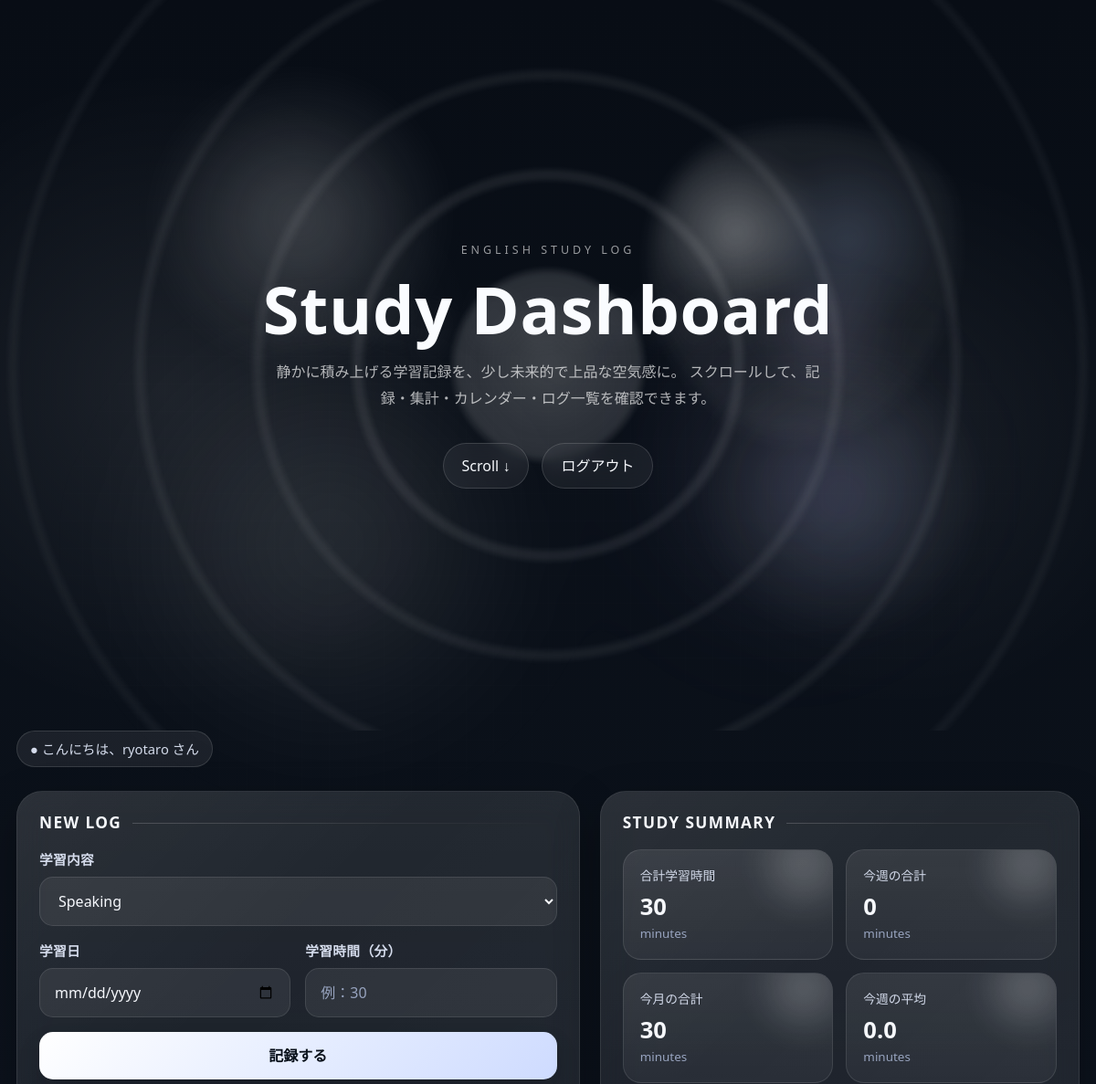
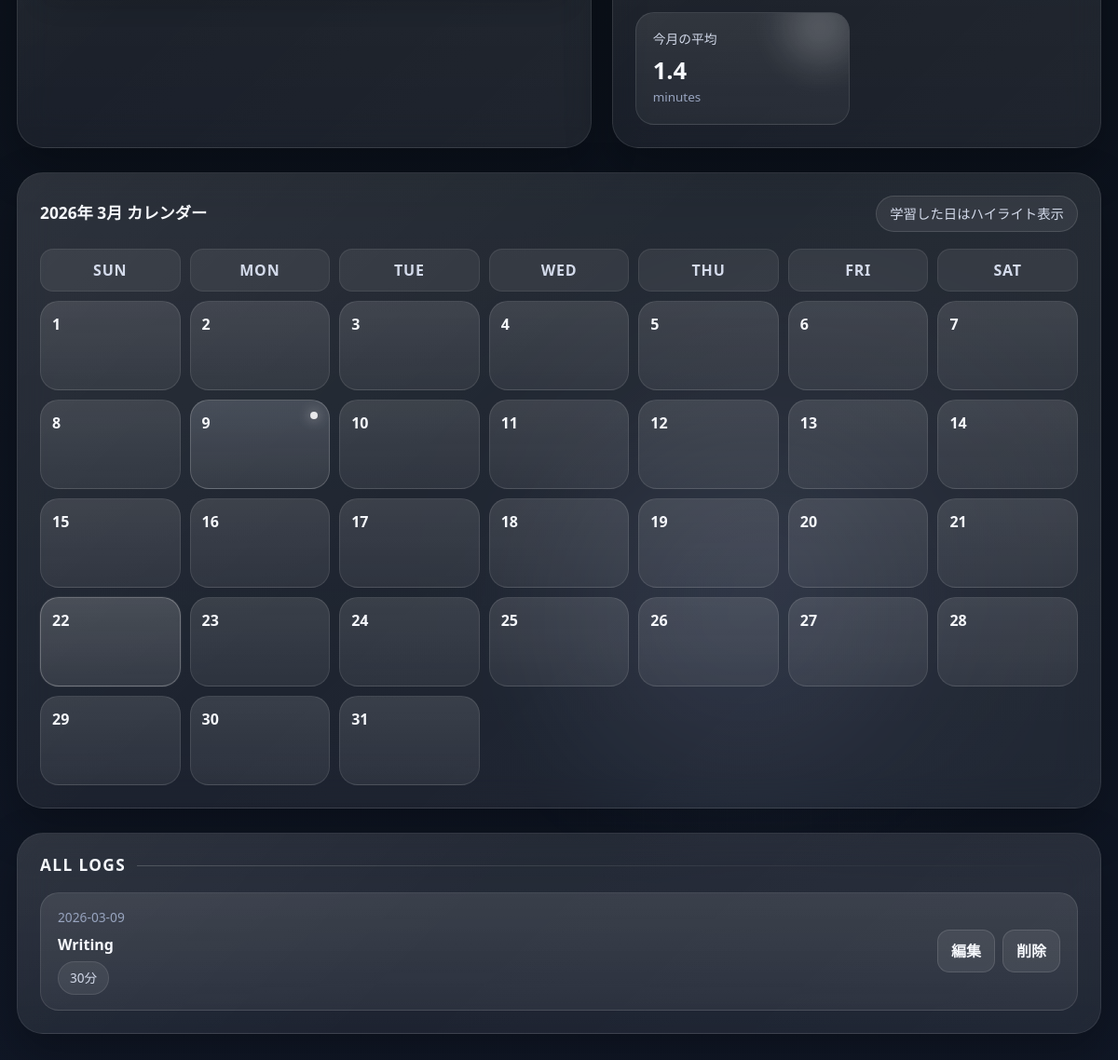
The page / (signed in) on the database its author committed (2 pictures, top to bottom).
### tables this page shows
CREATE TABLE logs (
            id INTEGER PRIMARY KEY AUTOINCREMENT,
            content TEXT NOT NULL,
            time TEXT NOT NULL
        , study_date TEXT, user_id INTEGER);

### app.py (the view, shortened to what this page needs)
@app.route('/', methods=['GET', 'POST'])
def home():
    if "user_id" not in session:
        return redirect(url_for("login"))
    conn = get_db_connection()
    logs = conn.execute(
    "SELECT * FROM logs WHERE user_id = ? ORDER BY study_date DESC",
    (session["user_id"],)
    ).fetchall()
    selected_date = request.args.get("selected_date")
    selected_logs = []
    if selected_date:
            selected_logs = conn.execute(
                "SELECT * FROM logs WHERE study_date = ? AND user_id = ? ORDER BY id DESC",
                (selected_date, session["user_id"])
            ).fetchall()
    today_obj = date.today()
    year = today_obj.year
    month = today_obj.month
    cal = calendar.Calendar(firstweekday=6)
    month_days = cal.monthdayscalendar(year, month)
    study_dates = conn.execute(
    """
    SELECT DISTINCT study_date
    FROM logs
    WHERE user_id = ?
    AND strftime('%Y-%m', study_date) = ?
    """,
    (session["user_id"], f"{year}-{month:02d}")
).fetchall()
    study_dates = [row["study_date"] for row in study_dates]
    total_time = conn.execute(
    "SELECT SUM(time) AS total FROM logs WHERE user_id = ?",
    (session["user_id"],)
).fetchone()["total"] or 0
    weekly_total = conn.execute("""
        SELECT SUM(time) AS total
        FROM logs
        WHERE user_id = ?
        AND study_date >= date('now', 'weekday 1', '-7 days')
        AND study_date < date('now', 'weekday 1')
    """, (session["user_id"],)).fetchone()["total"] or 0
    monthly_total = conn.execute("""
        SELECT SUM(time) AS total
        FROM logs
        WHERE user_id = ?
        AND strftime('%Y-%m', study_date) = strftime('%Y-%m', 'now')
    """, (session["user_id"],)).fetchone()["total"] or 0
    weekly_avg = round(weekly_total / 7, 1)
    monthly_avg = round(monthly_total / date.today().day, 1)
    conn.close()
    return render_template(
    'index.html',
    logs=logs,
    total_time=total_time,
    weekly_total=weekly_total,
    monthly_total=monthly_total,
    weekly_avg=weekly_avg,
    monthly_avg=monthly_avg,
    year=year,
    month=month,
    month_days=month_days,
    study_dates=study_dates,
    today=today_obj.isoformat(),
    selected_date=selected_date,
    selected_logs=selected_logs,
    )

### app.py (called while the page is built)
def get_db_connection():
    conn = sqlite3.connect("database.db")
    conn.row_factory = sqlite3.Row
    return conn

### templates/index.html (shortened to what this page needs)
<!DOCTYPE html>
<html lang="ja">
<head>
    <link href="https://cdn.jsdelivr.net/npm/bootstrap@5.3.8/dist/css/bootstrap.min.css" rel="stylesheet">
</head>
<body>
    <section class="hero-screen">
        <div class="hero-rings"></div>
        <div class="hero-orb one"></div>
        <div class="hero-orb two"></div>
        <div class="hero-fluid"></div>
        <div class="hero-content">
            <p class="hero-kicker">ENGLISH STUDY LOG</p>
            <h1 class="hero-title">
                Study Dashboard
            </h1>
            <p class="hero-sub">
                静かに積み上げる学習記録を、少し未来的で上品な空気感に。
                スクロールして、記録・集計・カレンダー・ログ一覧を確認できます。
            </p>
            <div class="hero-actions">
                <a href="#main-content" class="scroll-indicator">Scroll ↓</a>
                <a href="{{ url_for('logout') }}" class="hero-btn">ログアウト</a>
            </div>
        </div>
    </section>
    <div id="main-content" class="page-wrap">
        <section class="section-block">
            <div class="top-info-bar">
                <div class="welcome-chip">● こんにちは、{{ session["username"] }} さん</div>
            </div>
        </section>
        <section class="section-block">
            <div class="dashboard-grid">
                <div class="glass-card">
                    <div class="section-title">
                        <h2>NEW LOG</h2>
                        <div class="section-line"></div>
                    </div>
                    <form method="POST">
                        <div class="form-grid">
                            <div class="form-group full">
                                <label>学習内容</label>
                                <select name="content" class="neo-select" onchange="toggleInput(this.value)">
                                    <option value="Speaking">Speaking</option>
                                </select>
                            </div>
                            <div class="form-group">
                                <label>学習日</label>
                                <input type="date" name="study_date" class="neo-input">
                            </div>
                            <div class="form-group">
                                <label>学習時間（分）</label>
                                <input type="number" name="time" class="neo-input" placeholder="例：30">
                            </div>
                            <div class="form-group full">
                                <button type="submit" class="submit-btn">記録する</button>
                            </div>
                        </div>
                    </form>
                </div>
                <div class="glass-card">
                    <div class="section-title">
                        <h2>STUDY SUMMARY</h2>
                        <div class="section-line"></div>
                    </div>
                    <div class="summary-grid">
                        <div class="summary-item">
                            <div class="summary-label">合計学習時間</div>
                            <div class="summary-value">{{ total_time }}</div>
                            <div class="summary-unit">minutes</div>
                        </div>
                        <div class="summary-item">
                            <div class="summary-label">今週の合計</div>
                            <div class="summary-value">{{ weekly_total }}</div>
                            <div class="summary-unit">minutes</div>
                        </div>
                        <div class="summary-item">
                            <div class="summary-label">今月の合計</div>
                            <div class="summary-value">{{ monthly_total }}</div>
                            <div class="summary-unit">minutes</div>
                        </div>
                        <div class="summary-item">
                            <div class="summary-label">今週の平均</div>
                            <div class="summary-value">{{ weekly_avg }}</div>
                            <div class="summary-unit">minutes</div>
                        </div>
                        <div class="summary-item">
                            <div class="summary-label">今月の平均</div>
                            <div class="summary-value">{{ monthly_avg }}</div>
                            <div class="summary-unit">minutes</div>
                        </div>
                    </div>
                </div>
            </div>
        </section>
        <section class="section-block">
            <div class="glass-card">
                <div class="calendar-head">
                    <h2>{{ year }}年 {{ month }}月 カレンダー</h2>
                    <div class="calendar-badge">学習した日はハイライト表示</div>
                </div>
                <div class="calendar-grid">
                    <div class="calendar-week">SUN</div>
                    <div class="calendar-week">MON</div>
                    <div class="calendar-week">TUE</div>
                    <div class="calendar-week">WED</div>
                    <div class="calendar-week">THU</div>
                    <div class="calendar-week">FRI</div>
                    <div class="calendar-week">SAT</div>
                    {% for week in month_days %}
                        {% for day in week %}
                            {% if day == 0 %}
                                <div class="calendar-day empty"></div>
                            {% else %}
                                {% set day_str = "%04d-%02d-%02d"|format(year, month, day) %}
                                <a href="{{ url_for('home', selected_date=day_str) }}" class="calendar-link">
                                    <div class="calendar-day {% if day_str in study_dates %}studied{% endif %} {% if day_str == today %}today{% endif %}">
                                        <span class="day-number">{{ day }}</span>
                                    </div>
                                </a>
                            {% endif %}
                        {% endfor %}
                    {% endfor %}
                </div>
            </div>
        </section>
        <section class="section-block">
            <div class="glass-card">
                <div class="section-title">
                    <h2>ALL LOGS</h2>
                    <div class="section-line"></div>
                </div>
                {% if logs %}
                    <ul class="log-list">
                        {% for log in logs %}
                        <li class="log-card">
                            <div class="log-left">
                                <div class="log-date">{{ log.study_date }}</div>
                                <div class="log-content">{{ log.content }}</div>
                                <div class="log-time">{{ log.time }}分</div>
                            </div>
                            <div class="log-actions">
                                <form action="{{ url_for('edit', log_id=log.id) }}" method="GET" style="display:inline;">
                                    <button type="submit" class="action-btn">編集</button>
                                </form>
                                <form method="POST" action="{{ url_for('delete', log_id=log.id) }}" style="display:inline;">
                                    <button type="submit" class="action-btn">削除</button>
                                </form>
                            </div>
                        </li>
                        {% endfor %}
                    </ul>
                {% else %}
                    <div class="empty-message">まだ学習記録がありません。</div>
                {% endif %}
            </div>
        </section>
    </div>
</body>
</html>

### rows shown on the page
logs: study_date "2026-03-09", content "Writing", time "30"

### other values the page prints
{{ session["username"] }} "ryotaro"
{{ total_time }} "30"
{{ weekly_total }} "0"
{{ monthly_total }} "30"
{{ weekly_avg }} "0.0"
{{ month }} "3"
{{ day }} "1" "2" "3" "4" "5" "6" "7" "8" "9" "10" "11" "12" "13" "14" "15" "16" "17" "18" "19" "20" "21" "22" "23" "24" "25" "26" "27" "28" "29" "30" "31"
